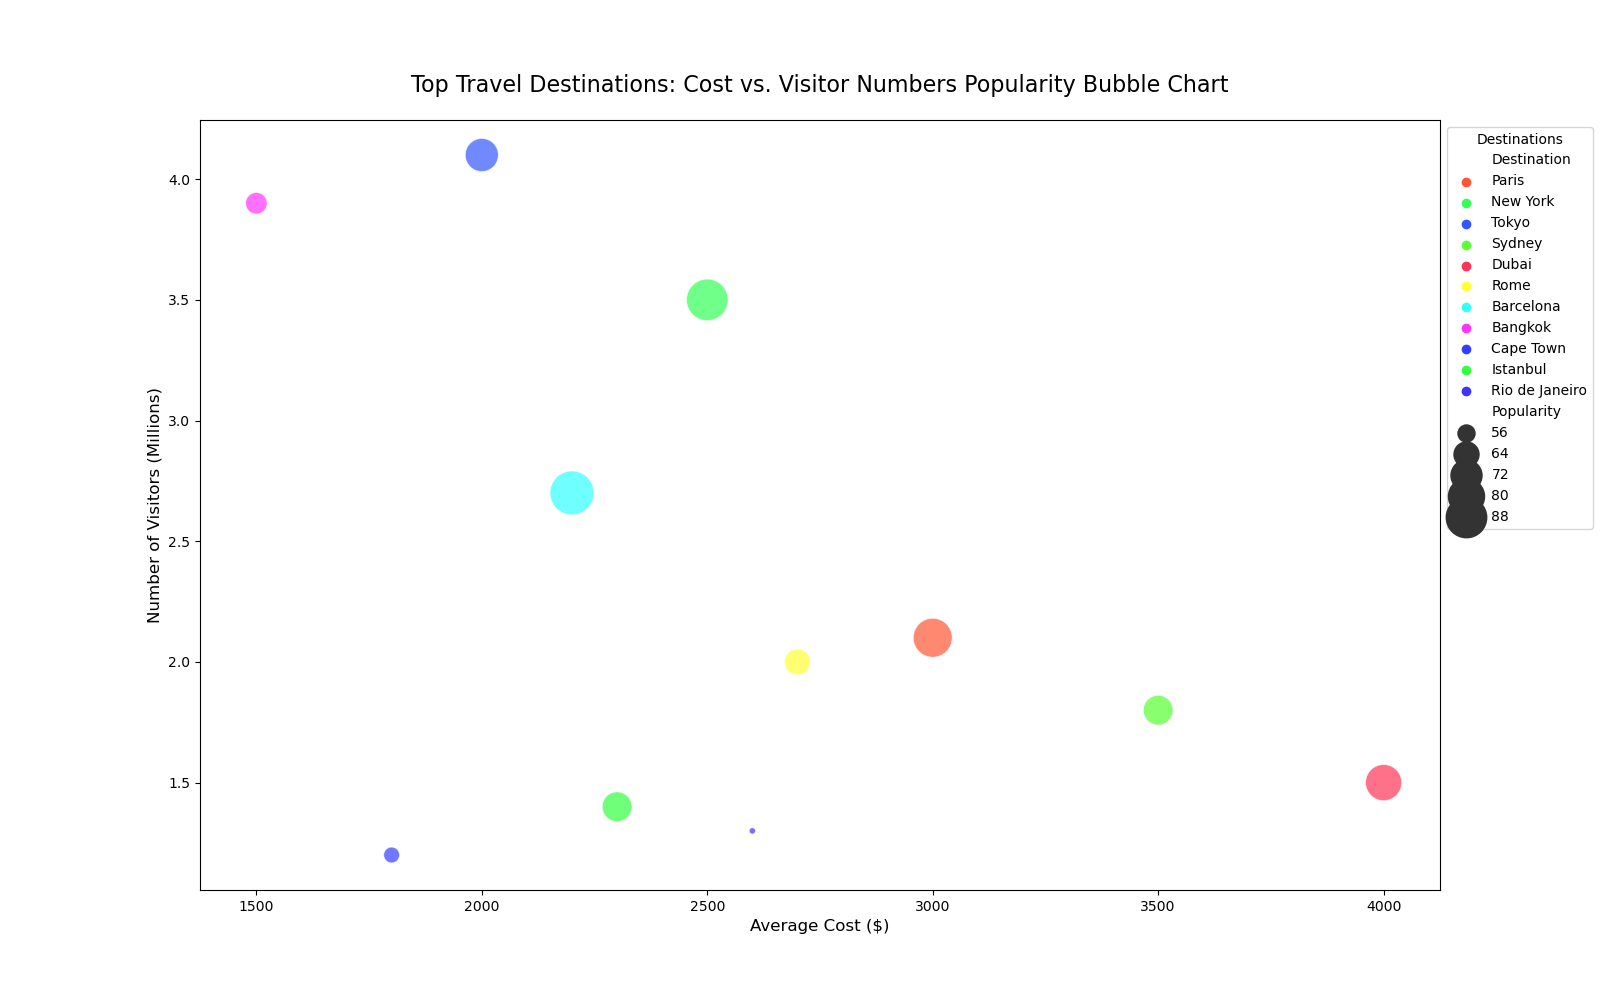

Write the Python code that produced this figure.

import matplotlib.pyplot as plt
import pandas as pd
import seaborn as sns

# Prepare the data in a Pandas DataFrame
data = {
    'Destination': ['Paris', 'New York', 'Tokyo', 'Sydney', 'Dubai', 'Rome', 'Barcelona', 'Bangkok', 'Cape Town', 'Istanbul', 'Rio de Janeiro'],
    'Average_Cost': [3000, 2500, 2000, 3500, 4000, 2700, 2200, 1500, 1800, 2300, 2600],
    'Popularity': [85, 90, 75, 70, 80, 65, 95, 60, 55, 70, 50],
    'Visitors': [2.1, 3.5, 4.1, 1.8, 1.5, 2.0, 2.7, 3.9, 1.2, 1.4, 1.3]
}
df = pd.DataFrame(data)

# Create the plot
plt.figure(figsize=(16, 10))
bubble = sns.scatterplot(data=df, x='Average_Cost', y='Visitors', size='Popularity', hue='Destination', 
                         palette=['#FF5733', '#33FF57', '#3357FF', '#57FF33', '#FF3357', '#FFFF33', '#33FFFF', '#FF33FF', '#333FFF', '#33FF3F', '#3F33FF'], 
                         sizes=(20, 1000), alpha=0.7, edgecolor='w', linewidth=0.5)

# Customize the axes and title
plt.title('Top Travel Destinations: Cost vs. Visitor Numbers Popularity Bubble Chart', fontsize=16, pad=20)
plt.xlabel('Average Cost ($)', fontsize=12)
plt.ylabel('Number of Visitors (Millions)', fontsize=12)

# Adjust legend
bubble.legend(loc='upper left', bbox_to_anchor=(1, 1), title='Destinations')

# Show the bubble chart
plt.show()
